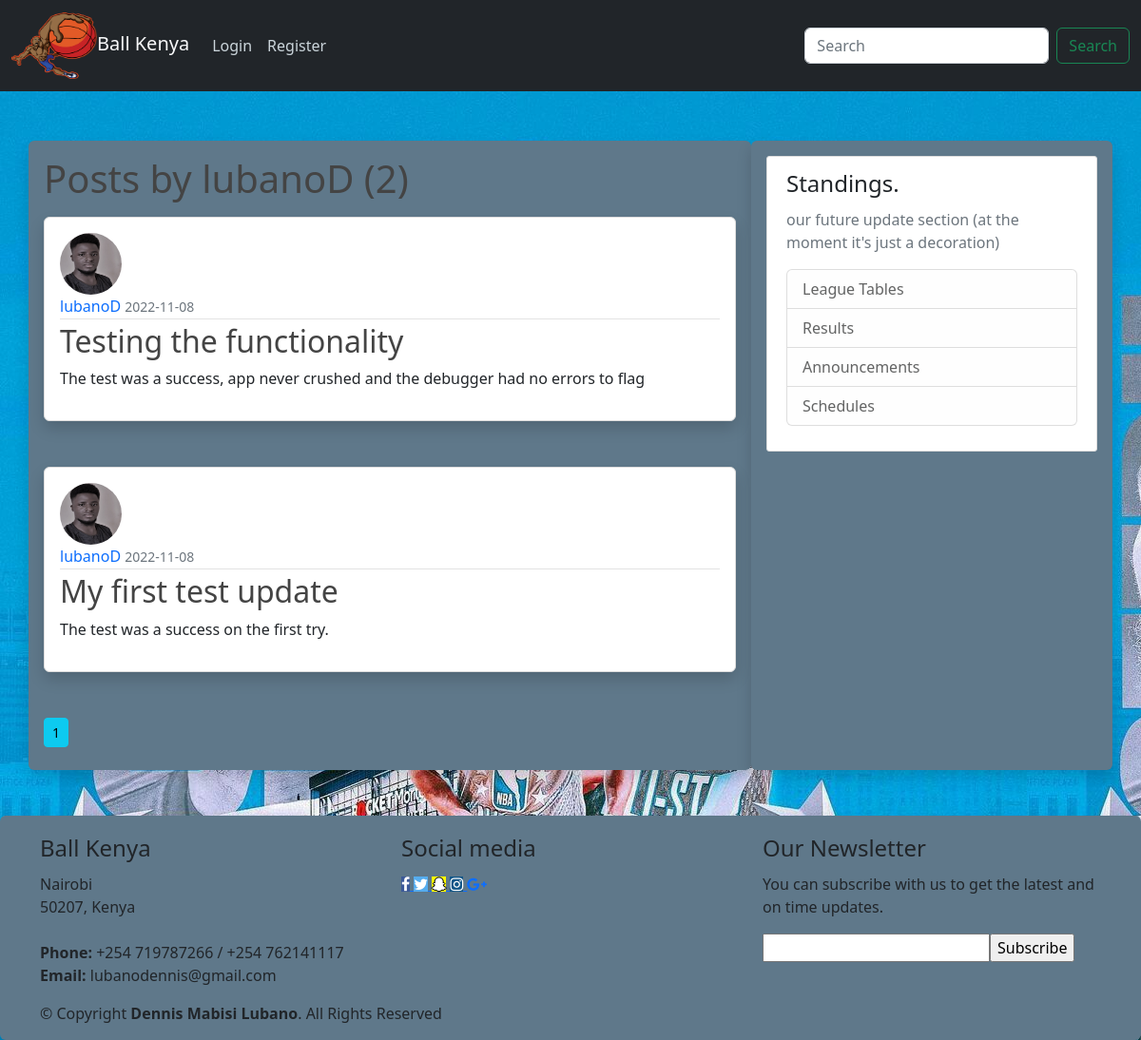
/user/lubanoD, run on the app's committed database.
### website/models.py (models this page shows, shortened)
class User(db.Model, UserMixin):
    id = db.Column(db.Integer, primary_key=True)
    username = db.Column(db.String(20), unique=True, nullable=False)
    email = db.Column(db.String(100), unique=True, nullable=False)
    image_file = db.Column(db.String(50), nullable=False, default='default.jpg')
    password = db.Column(db.String(60), nullable=False)
    post = db.relationship('Post', backref='author', lazy=True)

class Post(db.Model):
    id = db.Column(db.Integer, primary_key=True)
    title = db.Column(db.String(120), nullable=False)
    date_posted = db.Column(db.DateTime, nullable=False, default=datetime.utcnow)
    content = db.Column(db.Text, nullable=False)
    user_id = db.Column(db.Integer, db.ForeignKey('user.id'), nullable=False)

### website/views.py (the view)
@views.route('/user/<string:username>')
def user_posts(username):
    page = request.args.get('page', 1, type=int)
    user = User.query.filter_by(username=username).first_or_404()
    posts = Post.query.filter_by(author=user)\
        .order_by(Post.date_posted.desc()).paginate(page=page, per_page=5)
    return render_template('user_posts.html', posts=posts, user=user)

### website/templates/user_posts.html
{% extends "layout.html" %}
{% block content %}
    <h1 class="mb-3">Posts by {{ user.username }} ({{ posts.total }})</h1>
    {% for post in posts.items %}
        <article class="media content-section shadow p-3 mb-5 bg-body rounded">
            <img class="rounded-circle article-img" src="{{ url_for('static', filename='profile_pics/' + post.author.image_file) }}" alt="">
          <div class="media-body">
            <div class="article-metadata">
              <a class="mr-2" href="{{ url_for('views.user_posts', username=post.author.username) }}">{{ post.author.username }}</a>
              <small class="text-muted">{{ post.date_posted.strftime('%Y-%m-%d') }}</small>
            </div>
            <h2><a class="article-title" href="{{ url_for('views.post', post_id=post.id) }}">{{ post.title }}</a></h2>
            <p class="article-content">{{ post.content }}</p>
          </div>
        </article>
    {% endfor %}
    {% for page_num in posts.iter_pages(left_edge=1, right_edge=1, left_current=1, right_current=2) %}
        {% if page_num %}
             {% if posts.page == page_num %}
                 <a class="btn btn-info mb-2 btn-sm" href="{{ url_for('views.user_posts', username=user.username, page=page_num) }}">{{ page_num }}</a>
             {% else %}
                 <a class="btn btn-outline-info mb-2 btn-sm" href="{{ url_for('views.user_posts', username=user.username, page=page_num) }}">{{ page_num }}</a>
             {% endif %}
        {% else %}
           ....
        {% endif %}
    {% endfor %}
{% endblock content %}

### website/static/main.css (style rules this page uses)
body { background: url(../static/images/steph2.jpg); color: #333333; margin-top: 5rem; }
h1, h2, h3, h4, h5, h6 { color: #444444; }
.content-section { background: #ffffff; padding: 10px 20px; border: 1px solid #dddddd; border-radius: 3px; margin-bottom: 20px; }
.article-title { color: #444444; text-decoration: none; }
.article-content { white-space: pre-line; }
.article-img { height: 65px; width: 65px; margin-right: 16px; }
.article-metadata { padding-bottom: 1px; margin-bottom: 4px; border-bottom: 1px solid #e3e3e3; text-decoration: none; }
.article-metadata a { text-decoration: none; }

### data on the page
User: username "lubanoD"
Post: image_file (picture), author.username "lubanoD", date_posted "2022-11-08", title "Testing the functionality", content "The test was a success, app never crushed and the debugger had no errors to flag"
Post: image_file (picture), author.username "lubanoD", date_posted "2022-11-08", title "My first test update", content "The test was a success on the first try."

### other printed values
{{ posts.total }} "2"
{{ page_num }} "1"
